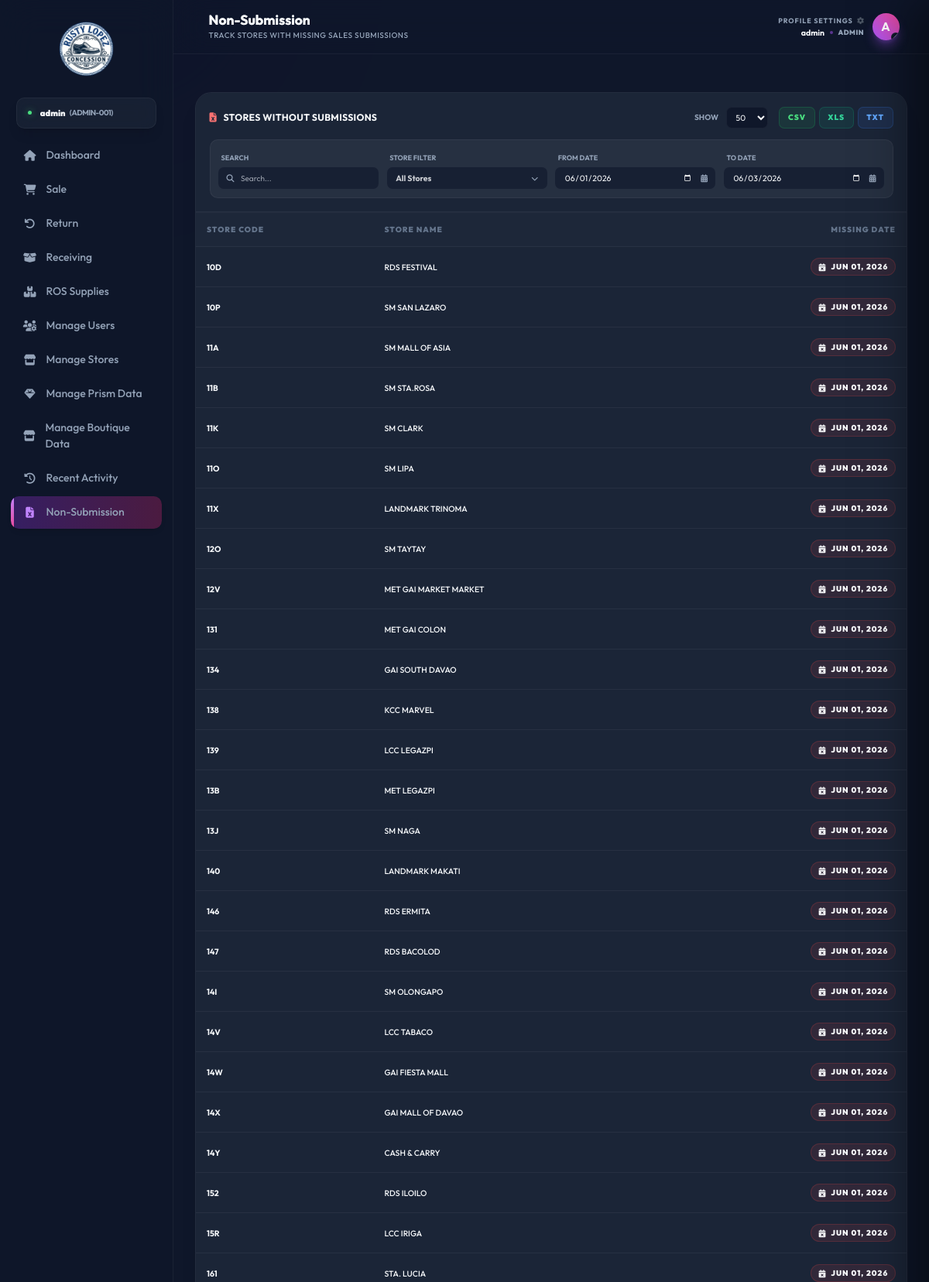
/non_submission (signed in, upper part), run on the app's committed database.
### tables this page shows
CREATE TABLE `storecode` (
  `scode` varchar(30) NOT NULL,
  `sname` varchar(30) NOT NULL
);

### index.php (called while the page is built, shortened)
<?php
require 'views/layout.php';

### views/pages/non_submission.php (the view, shortened to what this page needs)
<?php
$db = db_connect();
$is_filter_request = isset($_GET['ajax']) || isset($_GET['search']) || isset($_GET['start_date']) || isset($_GET['end_date']) || isset($_GET['store_filter']);
if ($is_filter_request) {
    $limit        = isset($_GET['limit']) ? max(1, intval($_GET['limit'])) : 50;
    $page         = isset($_GET['p']) ? max(1, intval($_GET['p'])) : 1;
    $search       = $_GET['search'] ?? '';
    $start_date   = !empty($_GET['start_date']) ? $_GET['start_date'] : date('Y-m-01');
    $end_date     = !empty($_GET['end_date']) ? $_GET['end_date'] : date('Y-m-d');
    $store_filter = $_GET['store_filter'] ?? '';
    $_SESSION['ns_limit']        = $limit;
    $_SESSION['ns_page']         = $page;
    $_SESSION['ns_search']       = $search;
    $_SESSION['ns_start_date']   = $start_date;
    $_SESSION['ns_end_date']     = $end_date;
    $_SESSION['ns_store_filter'] = $store_filter;
} else {
    $limit        = $_SESSION['ns_limit'] ?? 50;
    $page         = $_SESSION['ns_page'] ?? 1;
    $search       = $_SESSION['ns_search'] ?? '';
    $start_date   = !empty($_SESSION['ns_start_date']) ? $_SESSION['ns_start_date'] : date('Y-m-01');
    $end_date     = !empty($_SESSION['ns_end_date']) ? $_SESSION['ns_end_date'] : date('Y-m-d');
}
$offset = ($page - 1) * $limit;
$dates = [];
$current = strtotime($start_date);
$end = strtotime($end_date);
while ($current <= $end) {
    $dates[] = date('Y-m-d', $current);
    $current = strtotime('+1 day', $current);
}
$where = "WHERE scode NOT IN ('HO', 'HEADOFFICE', 'HEAD OFFICE') AND (sname IS NULL OR (sname NOT LIKE '%Head Office%' AND sname NOT LIKE '%HO%'))";
$store_sql = "SELECT scode, sname FROM storecode $where ORDER BY scode ASC";
$stmt = $db->prepare($store_sql);
$stmt->execute();
$stores = $stmt->get_result()->fetch_all(MYSQLI_ASSOC);
$sales_map = [];
$all_missing_entries = [];
foreach ($stores as $st) {
    $scode = $st['scode'];
    $submitted_dates = $sales_map[$scode] ?? [];
    foreach ($dates as $d) {
        if (!in_array($d, $submitted_dates)) {
            $all_missing_entries[] = [
                'scode' => $scode,
                'sname' => $st['sname'],
                'missing_date' => $d
            ];
        }
    }
}
usort($all_missing_entries, function($a, $b) {
    $dateCmp = strcmp($a['missing_date'], $b['missing_date']);
    if ($dateCmp === 0) {
        return strcmp($a['scode'], $b['scode']);
    }
    return $dateCmp;
});
$missing_stores = array_slice($all_missing_entries, $offset, $limit);
?>
<div class="pb-12 animate-fade-in">
    <div class="glass-panel border border-white/5 shadow-xl overflow-hidden mt-6">
        <div class="p-5 border-b border-white/5 bg-slate-800/30 space-y-4 relative z-20">
            <div class="flex flex-col md:flex-row md:items-center justify-between gap-4">
                <div class="flex items-center gap-2.5">
                    <i class="fas fa-file-excel text-red-400 text-sm"></i>
                    <h3 class="text-sm font-bold text-white tracking-wide uppercase">Stores Without Submissions</h3>
                </div>
                <div class="flex flex-wrap items-center gap-2">
                    <div class="flex items-center gap-2 mr-2">
                        <span class="text-[10px] text-gray-500 font-bold uppercase mr-1">Show</span>
                        <select name="limit" class="bg-slate-900 border border-white/10 rounded-lg px-2 py-1.5 text-xs text-white focus:outline-none">
                            <option value="50" <?= $limit == 50 ? 'selected' : '' ?>>50</option>
                        </select>
                    </div>
                    <div class="flex items-center gap-1.5">
                        <button onclick="exportToExcel('csv')" class="h-8 flex items-center justify-center px-3 rounded-lg bg-green-500/10 hover:bg-green-500/20 text-green-400 border border-green-500/20 text-[10px] font-black tracking-widest transition-all">CSV</button>
                        <button onclick="exportToExcel('xls')" class="h-8 flex items-center justify-center px-3 rounded-lg bg-emerald-500/10 hover:bg-emerald-500/20 text-emerald-400 border border-emerald-500/20 text-[10px] font-black tracking-widest transition-all">XLS</button>
                        <button onclick="exportToExcel('txt')" class="h-8 flex items-center justify-center px-3 rounded-lg bg-blue-500/10 hover:bg-blue-500/20 text-blue-400 border border-blue-500/20 text-[10px] font-black tracking-widest transition-all">TXT</button>
                    </div>
                </div>
            </div>
            <div class="grid grid-cols-1 md:grid-cols-4 gap-3 bg-white/5 p-3 rounded-xl border border-white/5">
                <div class="space-y-1">
                    <label class="text-[9px] font-bold text-gray-500 uppercase ml-1">Search</label>
                    <div class="relative">
                        <i class="fas fa-search absolute left-3 top-1/2 -translate-y-1/2 text-gray-500 text-[10px]"></i>
                        <input type="text" name="search" value="<?= htmlspecialchars($search) ?>" placeholder="Search..."
                               class="w-full bg-slate-900/80 border border-white/10 rounded-lg pl-8 pr-4 py-1.5 h-8 text-[10px] text-white focus:outline-none focus:border-purple-500/50">
                    </div>
                </div>
                <div class="space-y-1 relative" id="store-filter-container">
                    <label class="text-[9px] font-bold text-gray-500 uppercase ml-1">Store Filter</label>
                    <?php
                    $current_label = "All Stores";
                    ?>
                    <div id="store-filter-trigger" class="w-full bg-slate-900/80 border border-white/10 rounded-lg px-3 py-1.5 h-8 text-xs text-white flex items-center justify-between cursor-pointer focus:border-purple-500/50 transition-all hover:bg-white/5">
                        <span id="selected-store-label" class="truncate font-bold opacity-80"><?= htmlspecialchars($current_label) ?></span>
                        <i class="fas fa-chevron-down text-[9px] text-gray-500 ml-2"></i>
                    </div>
                </div>
                <div class="space-y-1">
                    <label class="text-[9px] font-bold text-gray-500 uppercase ml-1">From Date</label>
                    <div class="relative">
                        <input type="date" name="start_date" value="<?= htmlspecialchars($start_date) ?>" onclick="this.showPicker()" placeholder="mm/dd/yyyy"
                               class="w-full bg-slate-900/80 border border-white/10 rounded-lg pl-3 pr-8 py-1.5 h-8 text-xs text-white focus:outline-none focus:border-purple-500/50 cursor-pointer">
                        <div class="absolute inset-y-0 right-0 flex items-center pr-3 pointer-events-none">
                            <i class="fas fa-calendar-alt text-gray-500 text-[10px]"></i>
                        </div>
                    </div>
                </div>
                <div class="space-y-1">
                    <label class="text-[9px] font-bold text-gray-500 uppercase ml-1">To Date</label>
                    <div class="relative">
                        <input type="date" name="end_date" value="<?= htmlspecialchars($end_date) ?>" onclick="this.showPicker()" placeholder="mm/dd/yyyy"
                               class="w-full bg-slate-900/80 border border-white/10 rounded-lg pl-3 pr-8 py-1.5 h-8 text-xs text-white focus:outline-none focus:border-purple-500/50 cursor-pointer">
                        <div class="absolute inset-y-0 right-0 flex items-center pr-3 pointer-events-none">
                            <i class="fas fa-calendar-alt text-gray-500 text-[10px]"></i>
                        </div>
                    </div>
                </div>
            </div>
        </div>
        <div id="non-submission-container">
            <?php include 'views/pages/non_submission_table_partial.php'; ?>
        </div>
    </div>
</div>

### views/pages/non_submission_table_partial.php (shortened to what this page needs)
<div class="overflow-x-auto min-h-[300px]">
    <table class="w-full text-left border-collapse">
        <thead>
            <tr class="bg-slate-900/50 text-[10px] uppercase tracking-widest text-gray-500 border-y border-white/10">
                <th class="p-4 font-black w-1/4">Store Code</th>
                <th class="p-4 font-black w-1/2">Store Name</th>
                <th class="p-4 font-black text-right w-1/4">Missing Date</th>
            </tr>
        </thead>
        <tbody class="text-xs divide-y divide-white/5 bg-slate-800/10" id="non-submission-tbody">
            <?php if (empty($missing_stores)): ?>
                <tr>
                    <td colspan="3" class="p-8 text-center text-gray-500 italic">No stores are missing submissions for the selected date range.</td>
                </tr>
            <?php else: ?>
                <?php foreach ($missing_stores as $s): ?>
                    <tr class="hover:bg-white/5 transition-colors group">
                        <td class="p-4 font-bold text-white"><?= htmlspecialchars($s['scode']) ?></td>
                        <td class="p-4 text-gray-300 font-medium"><?= htmlspecialchars($s['sname'] ?: 'N/A') ?></td>
                        <td class="p-4 text-right">
                            <span class="inline-flex items-center gap-1.5 px-2.5 py-1 rounded-full bg-red-500/10 border border-red-500/20 text-red-400 text-[10px] font-black uppercase tracking-widest">
                                <i class="fas fa-calendar-times"></i> <?= date('M d, Y', strtotime($s['missing_date'])) ?>
                            </span>
                        </td>
                    </tr>
                <?php endforeach; ?>
            <?php endif; ?>
        </tbody>
    </table>
</div>

### assets/css/app.css (style rules this page uses)
:root { --bg-primary: #0f172a; --bg-secondary: rgba(30, 41, 59, 0.6); --bg-sidebar: rgba(15, 23, 42, 0.85); --bg-header: rgba(15, 23, 42, 0.5); --bg-card: rgba(255, 255, 255, 0.05); --bg-input: rgba(15, 23, 42, 0.6); --text-primary: #f8fafc; --text-secondary: #94a3b8; --text-muted: #64748b; --text-accent: #a855f7; --accent-primary: #a855f7; --accent-secondary: #ec4899; --accent-gradient: linear-gradient(135deg, var(--accent-primary), var(--accent-secondary)); --border-color: rgba(255, 255, 255, 0.05); --border-hover: rgba(255, 255, 255, 0.1); --font-family: 'Outfit', sans-serif; --font-size-base: 14px; --sidebar-active-bg: linear-gradient(to right, rgba(168,85,247,0.3), rgba(236,72,153,0.3)); --sidebar-active-bar: linear-gradient(to bottom, #c084fc, #ec4899); --sidebar-icon-active: #c084fc; --orb-1: #9333ea; --orb-2: #2563eb; }
html, body { background-color: var(--bg-primary); color: var(--text-primary); font-family: var(--font-family); font-size: var(--font-size-base); }
.font-outfit { font-family: var(--font-family); }
.glass-panel { background: var(--bg-secondary); backdrop-filter: blur(20px); -webkit-backdrop-filter: blur(20px); border: 1px solid var(--border-color); box-shadow: 0 8px 32px 0 rgba(0, 0, 0, 0.37); border-radius: 1.5rem; }

### data on the page
storecode: scode "10D", sname "RDS FESTIVAL", missing_date "JUN 01, 2026"
storecode: scode "10P", sname "SM SAN LAZARO", missing_date "JUN 01, 2026"
storecode: scode "11A", sname "SM MALL OF ASIA", missing_date "JUN 01, 2026"
storecode: scode "11B", sname "SM STA.ROSA", missing_date "JUN 01, 2026"
storecode: scode "11K", sname "SM CLARK", missing_date "JUN 01, 2026"
storecode: scode "11O", sname "SM LIPA", missing_date "JUN 01, 2026"
storecode: scode "11X", sname "LANDMARK TRINOMA", missing_date "JUN 01, 2026"
storecode: scode "12O", sname "SM TAYTAY", missing_date "JUN 01, 2026"
storecode: scode "12V", sname "MET GAI MARKET MARKET", missing_date "JUN 01, 2026"
storecode: scode "131", sname "MET GAI COLON", missing_date "JUN 01, 2026"
storecode: scode "134", sname "GAI SOUTH DAVAO", missing_date "JUN 01, 2026"
storecode: scode "138", sname "KCC MARVEL", missing_date "JUN 01, 2026"
storecode: scode "139", sname "LCC LEGAZPI", missing_date "JUN 01, 2026"
storecode: scode "13B", sname "MET LEGAZPI", missing_date "JUN 01, 2026"
storecode: scode "13J", sname "SM NAGA", missing_date "JUN 01, 2026"
storecode: scode "140", sname "LANDMARK MAKATI", missing_date "JUN 01, 2026"
storecode: scode "146", sname "RDS ERMITA", missing_date "JUN 01, 2026"
storecode: scode "147", sname "RDS BACOLOD", missing_date "JUN 01, 2026"
storecode: scode "14I", sname "SM OLONGAPO", missing_date "JUN 01, 2026"
storecode: scode "14V", sname "LCC TABACO", missing_date "JUN 01, 2026"
storecode: scode "14W", sname "GAI FIESTA MALL", missing_date "JUN 01, 2026"
storecode: scode "14X", sname "GAI MALL OF DAVAO", missing_date "JUN 01, 2026"
storecode: scode "14Y", sname "CASH & CARRY", missing_date "JUN 01, 2026"
storecode: scode "152", sname "RDS ILOILO", missing_date "JUN 01, 2026"
storecode: scode "15R", sname "LCC IRIGA", missing_date "JUN 01, 2026"
storecode: scode "161", sname "STA. LUCIA", missing_date "JUN 01, 2026"

### other printed values
$_SESSION['store_name'] "admin"
$_SESSION['store_code'] "ADMIN-001"
$item['title'] "Dashboard"
$item['title'] "Sale"
$item['title'] "Return"
$item['title'] "Receiving"
$item['title'] "ROS Supplies"
$item['title'] "Manage Users"
$item['title'] "Manage Stores"
$item['title'] "Manage Prism Data"
$item['title'] "Manage Boutique Data"
$item['title'] "Recent Activity"
$item['title'] "Non-Submission"
$current_title "Non-Submission"
$current_sub "TRACK STORES WITH MISSING SALES SUBMISSIONS"
